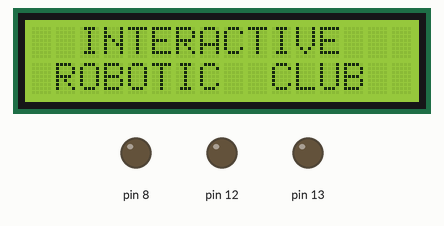
This sketch was run on a simulated Arduino Uno, built with avr-gcc and run on an emulated ATmega328P. Parts: 16×2 character LCD, output pins drawn as LEDs (lit = HIGH).

Above: at 0.1 s.
At 2.7 s:
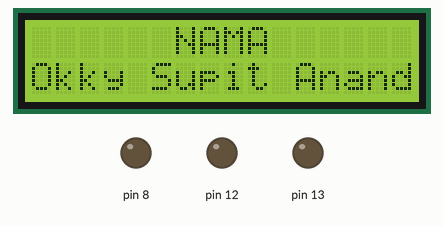
At 5.2 s:
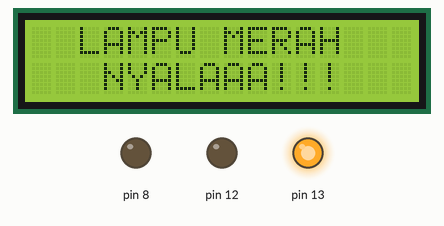
At 8.3 s:
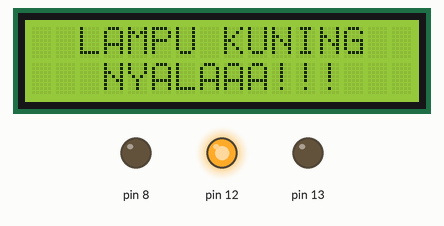
At 18.9 s:
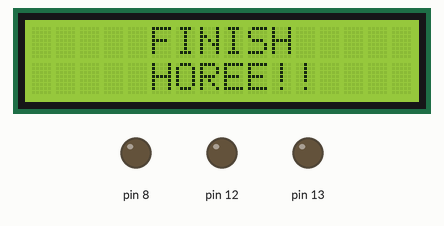
At 32.3 s:
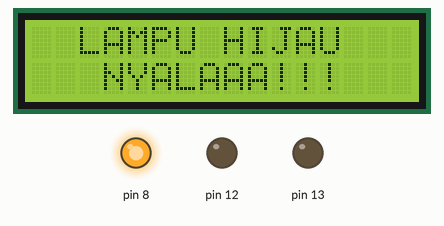
Timing chart, 0 to 40.0 s (numbered marks = the images above):
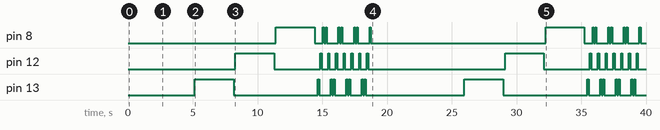

The sketch:

LCD_and_LED.ino
```cpp
#include <LCD.h>
#include <LiquidCrystal_I2C.h>
#include <Wire.h>

#define I2C_ADDR 0x27
#define BACKLIGHT_PIN 3
#define En_pin 2
#define Rw_pin 1
#define Rs_pin 0
#define D4_pin 4
#define D5_pin 5
#define D6_pin 6
#define D7_pin 7

LiquidCrystal_I2C
lcd(I2C_ADDR, En_pin, Rw_pin, Rs_pin, D4_pin, D5_pin, D6_pin, D7_pin);


void setup() {
  // put your setup code here, to run once:
lcd.begin(16,2);
lcd.setBacklightPin(BACKLIGHT_PIN,POSITIVE);
lcd.setBacklight(HIGH);
pinMode(13,OUTPUT);
pinMode(12,OUTPUT);
pinMode(8,OUTPUT);
}

void loop() {
  // put your main code here, to run repeatedly:
lcd.setCursor(1,0);
lcd.print(" INTERACTIVE   ");
lcd.setCursor(0,1);
lcd.print(" ROBOTIC  CLUB  ");
delay(2500);
lcd.clear();
lcd.setCursor(1,0);
lcd.print("     NAMA      ");
lcd.setCursor(0,1);
lcd.print("Okky Supit Ananda");
delay(2500);
lcd.clear();
lcd.setCursor(1,0);
lcd.print(" LAMPU MERAH   ");
lcd.setCursor(0,1);
lcd.print("   NYALAAA!!!  ");
digitalWrite(13,HIGH);
delay(3000);
digitalWrite(13,LOW);
delay(100);
lcd.clear();
lcd.setCursor(1,0);
lcd.print(" LAMPU KUNING   ");
lcd.setCursor(0,1);
lcd.print("   NYALAAA!!!  ");
digitalWrite(12,HIGH);
delay(3000);
digitalWrite(12,LOW);
lcd.clear();
delay(100);
lcd.setCursor(1,0);
lcd.print(" LAMPU HIJAU   ");
lcd.setCursor(0,1);
lcd.print("   NYALAAA!!!  ");
digitalWrite(8,HIGH);
delay(3000);
digitalWrite(8,LOW);
delay(100);
lcd.clear();
lcd.setCursor(1,0);
lcd.print("     LCD   ");
lcd.setCursor(0,1);
lcd.print("   FLIP FLOP  ");
delay(100);
digitalWrite(13,HIGH);
delay(100);
digitalWrite(13,LOW);
delay(100);
digitalWrite(12,HIGH);
delay(100);
digitalWrite(12,LOW);
delay(100);
digitalWrite(8,HIGH);
delay(100);
digitalWrite(8,LOW);
delay(100);
digitalWrite(8,HIGH);
delay(100);
digitalWrite(8,LOW);
delay(100);
digitalWrite(12,HIGH);
delay(100);
digitalWrite(12,LOW);
delay(100);
digitalWrite(13,HIGH);
delay(100);
digitalWrite(13,LOW);
delay(100);
digitalWrite(13,HIGH);
delay(100);
digitalWrite(13,LOW);
delay(100);
digitalWrite(12,HIGH);
delay(100);
digitalWrite(12,LOW);
delay(100);
digitalWrite(8,HIGH);
delay(100);
digitalWrite(8,LOW);
delay(100);
digitalWrite(8,HIGH);
delay(100);
digitalWrite(8,LOW);
delay(100);
digitalWrite(12,HIGH);
delay(100);
digitalWrite(12,LOW);
delay(100);
digitalWrite(13,HIGH);
delay(100);
digitalWrite(13,LOW);
delay(100);
digitalWrite(13,HIGH);
delay(100);
digitalWrite(13,LOW);
delay(100);
digitalWrite(12,HIGH);
delay(100);
digitalWrite(12,LOW);
delay(100);
digitalWrite(8,HIGH);
delay(100);
digitalWrite(8,LOW);
delay(100);
digitalWrite(8,HIGH);
delay(100);
digitalWrite(8,LOW);
delay(100);
digitalWrite(12,HIGH);
delay(100);
digitalWrite(12,LOW);
delay(100);
digitalWrite(13,HIGH);
delay(100);
digitalWrite(13,LOW);
delay(100);
digitalWrite(13,HIGH);
delay(100);
digitalWrite(13,LOW);
delay(100);
digitalWrite(12,HIGH);
delay(100);
digitalWrite(12,LOW);
delay(100);
digitalWrite(8,HIGH);
delay(100);
digitalWrite(8,LOW);
delay(100);
lcd.clear();
lcd.setCursor(1,0);
lcd.print("    FINISH   ");
lcd.setCursor(0,1);
lcd.print("     HOREE!!  ");
delay(2000);
lcd.clear();


}
```

Measured:
- by itself, pin 8: LOW → HIGH at 11.4 s, → LOW 3.0 s later, → HIGH 0.63 s later, → LOW 0.10 s later, … (32 changes in this stretch)
- by itself, pin 12: LOW → HIGH at 8.3 s, → LOW 3.0 s later, → HIGH 3.6 s later, → LOW 0.10 s later, … (32 changes in this stretch)
- by itself, pin 13: LOW → HIGH at 5.2 s, → LOW 3.0 s later, → HIGH 6.5 s later, → LOW 0.10 s later, … (32 changes in this stretch)
- what the display in image 1 shows lasts 2.6 s, from 2.6 s to 5.2 s
- what the display in image 2 shows lasts 3.1 s, from 5.2 s to 8.3 s
- what the display in image 3 shows lasts 3.0 s, from 8.3 s to 11.3 s
- what the display in image 4 shows lasts 2.0 s, from 18.9 s to 20.9 s
